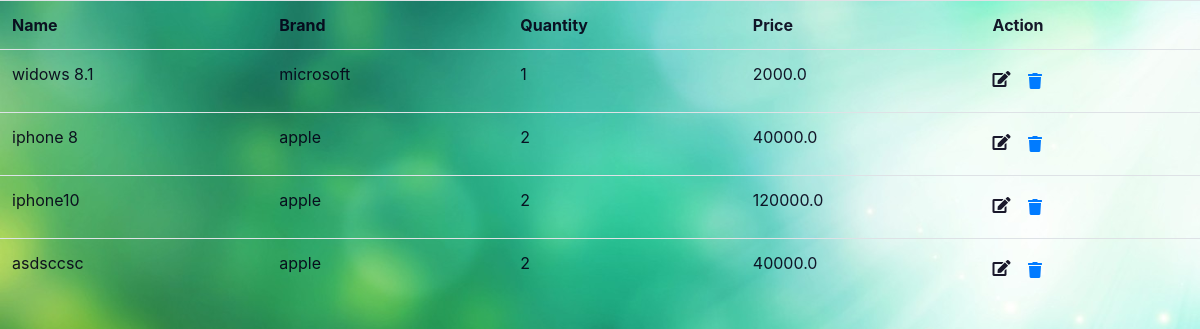
Page /products on the committed database.
### products/models.py (models this page shows, shortened)
class products(models.Model):
    BRANDS=(
        ('apple','apple inc'),
        ('microsoft','microsoft inc'),
        ('google','google inc'),
    )
    name=models.CharField(max_length=50)
    brand=models.CharField(max_length=50,choices=BRANDS)
    quantity=models.IntegerField()
    price=models.FloatField()
    class Meta():
        db_table= "products_custom_products"

### products/views.py (the view)
# urls.py: path('products',views.view_products, name="view_products"),
def view_products(request):
    p = products.objects.all()
    return render(request,'product_1.html',{'data':p})

### products/templates/product_1.html (shortened to what this page needs)
{% extends 'base.html' %}
{% block content %}
<table class="table view">
    <tr>
        <th>Name</th>
        <th>Brand</th>
        <th>Quantity</th>
        <th>Price</th>
        <th>Action</th>
    </tr>
    {% for p in data %}
    <tr>
        <td>{{ p.name }}</td>
        <td>{{ p.brand }}</td>
        <td>{{ p.quantity }}</td>
        <td>{{ p.price }}</td>
        <td>
            <a href="{% url 'edit_products' p.id %}" class="view fa fa-edit"></a>
            <button class="btn btn-link" onclick="deldata('{{p.id}}')"><span class="fa fa-trash"></span></button>
        </td>
    </tr>
    {% endfor %}
</table>
{% endblock %}

### products/templates/base.html (shortened to what this page needs)
<!doctype html>
<html lang="en">
  <head>
    <link rel="stylesheet" href="https://maxcdn.bootstrapcdn.com/bootstrap/4.0.0/css/bootstrap.min.css">
    <link rel="stylesheet" href="https://cdnjs.cloudflare.com/ajax/libs/font-awesome/5.11.2/css/all.css">
    {% load static %}
    <link rel="stylesheet" href="{% static 'products_main.css' %}">
    <link rel="stylesheet" href="{% static 'assets/style.css' %}">
  </head>
  <body>
{% block content %}
{% endblock content %}
  </body>
</html>

### products/static/products_main.css (style rules this page uses)
body { background-image: url("1113636.jpg"); background-size: cover; }
.view { color:rgba(3, 1, 22, 0.911); }

### products/static/assets/style.css (style rules this page uses)
body { color: teal; }

### rows in the picture
products: name "widows 8.1", brand "microsoft", quantity "1", price "2000.0"
products: name "iphone 8", brand "apple", quantity "2", price "40000.0"
products: name "iphone10", brand "apple", quantity "2", price "120000.0"
products: name "asdsccsc", brand "apple", quantity "2", price "40000.0"
